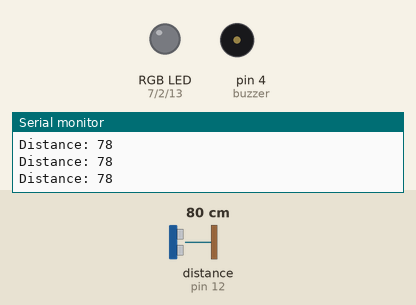
The sketch below on a simulated Arduino Uno, built with avr-gcc and run on an emulated ATmega328P. On the bench: an RGB LED mixed from three pins (HIGH = lit), buzzer (waves = sounding), the last lines printed to the serial monitor. Wiring (inferred from the names in the program): ultrasonic range finder: trigger pin 8; echo pin 12. Dashed ring = blinking. Inputs (shaded band) come from the test bench; at power-on: distance to the obstacle (sensor on pin 12) 80 cm. The echo pulse lasts 58.3 µs per cm; pins used as bus, display or sensor lines are not drawn.

Above: at 1.2 s.
1.3 s: distance to the obstacle (sensor on pin 12) set to 24 cm
2.8 s: distance to the obstacle (sensor on pin 12) set to 19 cm
At 2.92 s:
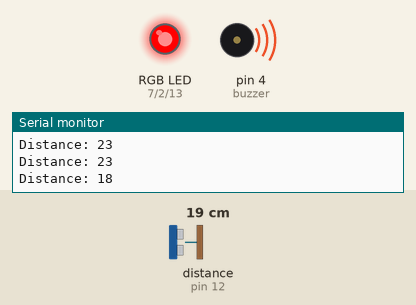
5.8 s: distance to the obstacle (sensor on pin 12) set to 250 cm
At 6.33 s:
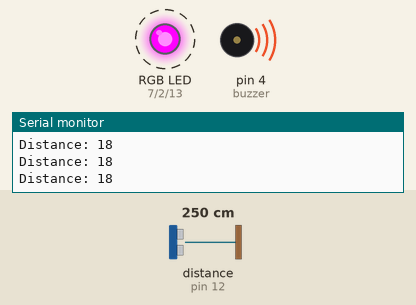
8.8 s: distance to the obstacle (sensor on pin 12) set to 2 cm
At 9.1 s:
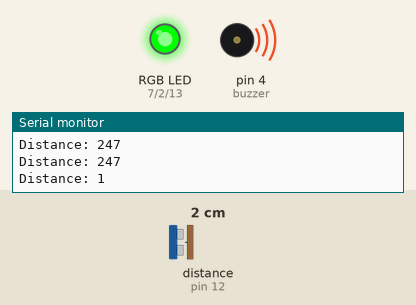
11.8 s: distance to the obstacle (sensor on pin 12) set to 120 cm
At 11.9 s:
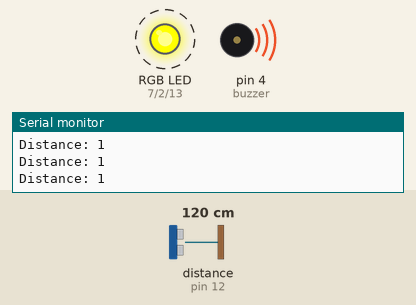
Timing chart, 0 to 14.8 s (numbered marks = the images above; inputs shaded):
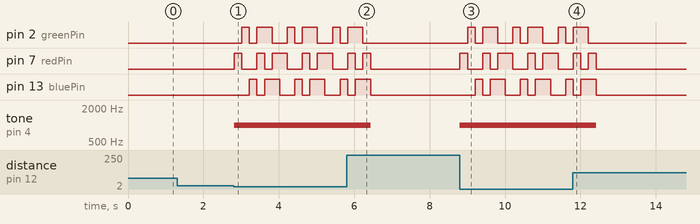

Measured:
- the behaviour switches between 22 and 21 cm on distance to the obstacle (sensor on pin 12) (found by bisection; images 0 and 1)
- after the input at 2.8 s, pin 2 (greenPin): LOW → HIGH after 0.22 s, then repeats every 1.2 s: LOW 0.20 s, HIGH 0.40 s, LOW 0.40 s, HIGH 0.20 s; pin 7 (redPin): LOW → HIGH at once, then repeats every 1.2 s: LOW 0.40 s, HIGH 0.20 s, LOW 0.20 s, HIGH 0.40 s
- after the input at 5.8 s, pin 2 (greenPin): goes on until 6.2 s, then stays LOW; pin 13 (bluePin): goes on until 6.4 s, then stays LOW; tone on pin 4 (buzzer): 1000 Hz → silent after 0.64 s
- after the input at 8.8 s, pin 2 (greenPin): LOW → HIGH after 0.21 s, then repeats every 1.2 s: LOW 0.20 s, HIGH 0.40 s, LOW 0.40 s, HIGH 0.20 s; pin 7 (redPin): LOW → HIGH at once, then repeats every 1.2 s: LOW 0.40 s, HIGH 0.20 s, LOW 0.20 s, HIGH 0.40 s
- after the input at 11.8 s, pin 2 (greenPin): goes on until 12.2 s, then stays LOW; pin 13 (bluePin): goes on until 12.4 s, then stays LOW; tone on pin 4 (buzzer): 1000 Hz → silent after 0.62 s

The sketch:

smartTile.ino
```cpp
// Pin definitions
const int buzzer = 4;

const int trigPin = 8;
const int echoPin = 12;

const int redPin = 7;
const int greenPin = 2;
const int bluePin = 13;

// Detection distance (in cm)
const int detectionDistance = 20;

void setup() {
  pinMode(buzzer, OUTPUT);

  pinMode(trigPin, OUTPUT);
  pinMode(echoPin, INPUT);

  pinMode(redPin, OUTPUT);
  pinMode(greenPin, OUTPUT);
  pinMode(bluePin, OUTPUT);

  Serial.begin(9600);
}

void loop() {
  long duration;
  int distance;

  // Send ultrasonic pulse
  digitalWrite(trigPin, LOW);
  delayMicroseconds(2);

  digitalWrite(trigPin, HIGH);
  delayMicroseconds(10);
  digitalWrite(trigPin, LOW);

  // Read echo
  duration = pulseIn(echoPin, HIGH);

  // Convert to cm
  distance = duration * 0.034 / 2;

  Serial.print("Distance: ");
  Serial.println(distance);

  if (distance > 0 && distance <= detectionDistance) {
    // Object detected

    tone(buzzer, 1000);  // 1kHz sound

    // Flash different colors
    setColor(HIGH, LOW, LOW);   // Red
    delay(200);
    setColor(LOW, HIGH, LOW);   // Green
    delay(200);
    setColor(LOW, LOW, HIGH);   // Blue
    delay(200);
    setColor(HIGH, HIGH, LOW);  // Yellow
    delay(200);
    setColor(LOW, HIGH, HIGH);  // Cyan
    delay(200);
    setColor(HIGH, LOW, HIGH);  // Purple
    delay(200);
  }
  else {
    // No object
    noTone(buzzer);
    setColor(LOW, LOW, LOW); // Turn off RGB
  }
}

// Function to control RGB
void setColor(bool red, bool green, bool blue) {
  digitalWrite(redPin, red);
  digitalWrite(greenPin, green);
  digitalWrite(bluePin, blue);
}
```
